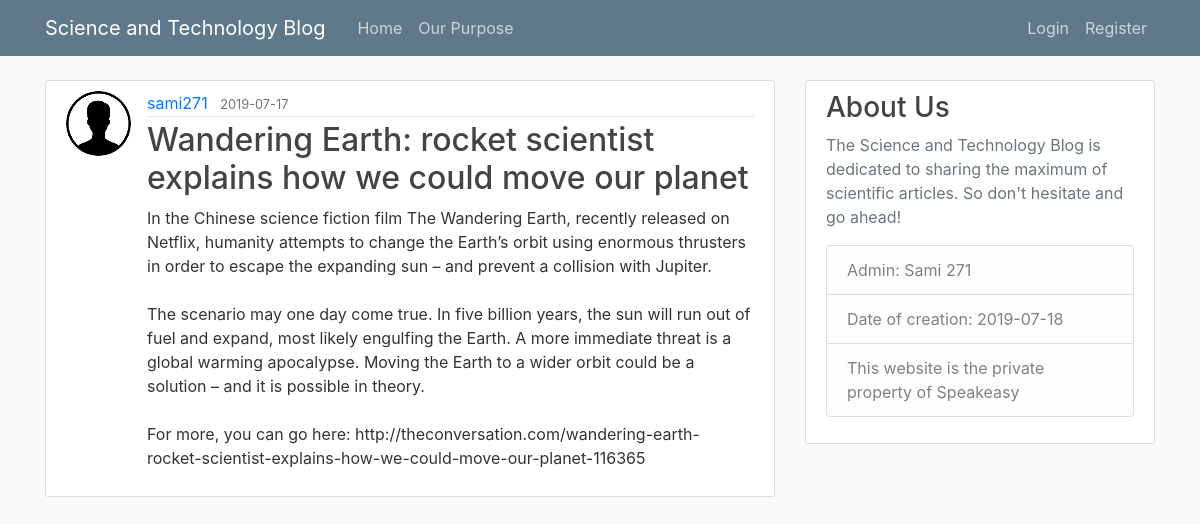
/posts/6, run on the app's committed database.
### flaskblog/models.py (models this page shows, shortened)
class User(db.Model,UserMixin):
	id=db.Column(db.Integer,primary_key=True)
	username=db.Column(db.String(20),unique=True,nullable=False)
	email=db.Column(db.String(120),unique=True,nullable=False)
	image_file=db.Column(db.String(20),nullable=False, default='default.png')
	password=db.Column(db.String(60),nullable=False)
	posts=db.relationship('Post',backref='author',lazy=True)

class Post(db.Model):
	id=db.Column(db.Integer,primary_key=True)
	title=db.Column(db.String(100),nullable=False)
	date_posted=db.Column(db.DateTime,nullable=False,default=datetime.utcnow)
	content=db.Column(db.Text,nullable=False)
	user_id=db.Column(db.Integer,db.ForeignKey('user.id'),nullable=False)

### flaskblog/routes.py (the view)
@app.route('/posts/<int:post_id>')
def post(post_id):
	post=Post.query.get_or_404(post_id)
	return render_template('post.html',title=post.title,post=post)

### flaskblog/templates/post.html (shortened to what this page needs)
{% extends "layout.html"%}
{% block content %}
		<article class="media content-section">
	      		<img class="rounded-circle article-img" src="{{url_for('static',filename='profile_pics/'+post.author.image_file)}}">
	  <div class="media-body">
	    <div class="article-metadata">
	      <a class="mr-2" href="{{url_for('user_posts',username=post.author.username)}}">{{ post.author.username }}</a>
	      <small class="text-muted">{{ post.date_posted.strftime('%Y-%m-%d') }}</small>
	    </div>
	    <h2 class='article-title'>{{ post.title }}</h2>
	    <p class="article-content">{{ post.content }}</p>
	  </div>
	</article>
{% endblock content %}

### flaskblog/static/main.css (style rules this page uses)
body { background: #fafafa; color: #333333; margin-top: 5rem; }
h1, h2, h3, h4, h5, h6 { color: #444444; }
.content-section { background: #ffffff; padding: 10px 20px; border: 1px solid #dddddd; border-radius: 3px; margin-bottom: 20px; }
.article-title { color: #444444; }
.article-content { white-space: pre-line; }
.article-img { height: 65px; width: 65px; margin-right: 16px; }
.article-metadata { padding-bottom: 1px; margin-bottom: 4px; border-bottom: 1px solid #e3e3e3 }

### data on the page
User: image_file (picture), author.username "sami271"
Post: date_posted "2019-07-17", title "Wandering Earth: rocket scientist explains how we could move our planet", content "In the Chinese science fiction film The Wandering Earth, recently released on Netflix, humanity attempts to change the Earth’s orbit using enormous thrusters in order to escape the expanding sun – and prevent a collision with Jupiter. The scenario may one day come true. In five billion years, the sun will run out of fuel and expand, most likely engulfing the Earth. A more immediate threat is a global warming apocalypse. Moving the Earth to a wider orbit could be a solution – and it is possible in theory. For more, you can go here: http://theconversation.com/wandering-earth-rocket-scientist-explains-how-we-could-move-our-planet-116365"
